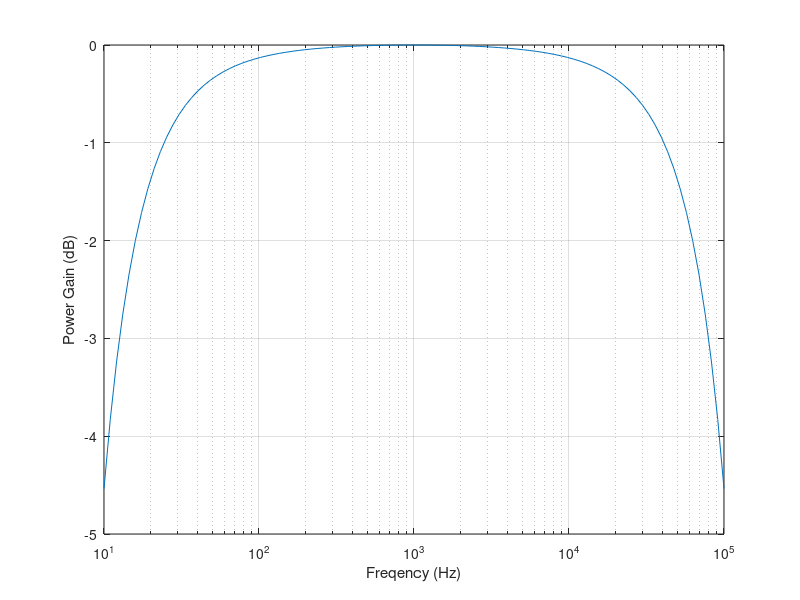

MATLAB code to generate this figure:
f = logspace(1,5,100);
v = linspace(-50,50,100);
gain = (1-exp(5*(2.5*v.^2)./7500))/14;
semilogx(f,gain)
grid on;
yticks([-5 -4 -3 -2 -1 0])
xlabel ('Freqency (Hz)')
ylabel('Power Gain (dB)');
